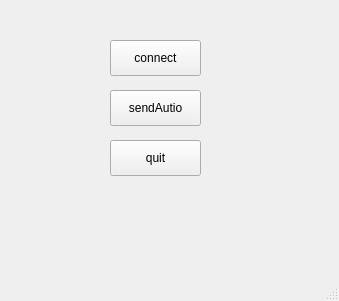
<?xml version="1.0" encoding="UTF-8"?>
<ui version="4.0">
 <class>MainWindow</class>
 <widget class="QMainWindow" name="MainWindow">
  <property name="geometry">
   <rect>
    <x>0</x>
    <y>0</y>
    <width>339</width>
    <height>301</height>
   </rect>
  </property>
  <property name="windowTitle">
   <string>MainWindow</string>
  </property>
  <widget class="QWidget" name="centralwidget">
   <widget class="QPushButton" name="quitButton">
    <property name="geometry">
     <rect>
      <x>110</x>
      <y>140</y>
      <width>91</width>
      <height>36</height>
     </rect>
    </property>
    <property name="text">
     <string>quit</string>
    </property>
   </widget>
   <widget class="QPushButton" name="sendAutioButton">
    <property name="geometry">
     <rect>
      <x>110</x>
      <y>90</y>
      <width>91</width>
      <height>36</height>
     </rect>
    </property>
    <property name="text">
     <string>sendAutio</string>
    </property>
   </widget>
   <widget class="QPushButton" name="connectButton">
    <property name="geometry">
     <rect>
      <x>110</x>
      <y>40</y>
      <width>91</width>
      <height>36</height>
     </rect>
    </property>
    <property name="text">
     <string>connect</string>
    </property>
   </widget>
  </widget>
  <widget class="QMenuBar" name="menubar">
   <property name="geometry">
    <rect>
     <x>0</x>
     <y>0</y>
     <width>339</width>
     <height>27</height>
    </rect>
   </property>
  </widget>
  <widget class="QStatusBar" name="statusbar"/>
 </widget>
 <resources/>
 <connections/>
</ui>
